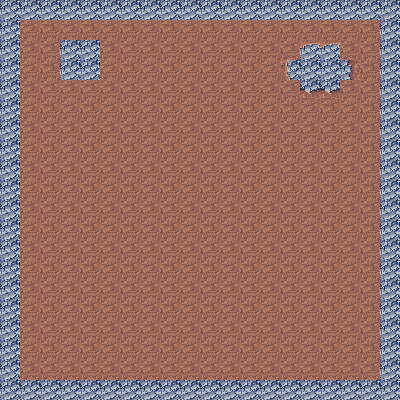

A 2D game scene composited from a Tiled map and its tileset images. What follows is a short description and the map's XML, with every tile layer's data as written:
An orthogonal 20x20 tile map with 20x20 px tiles, 1 tile layer (Tile Layer 1), 6 tilesets and 7 objects (2x Entity).

<map version="1.0" tiledversion="1.0.2" orientation="orthogonal" renderorder="right-down" width="20" height="20" tilewidth="20" tileheight="20" nextobjectid="12">
 <tileset firstgid="1" name="MapTileSet" tilewidth="20" tileheight="20" tilecount="180" columns="10">
  <image source="../Textures/Map/MapTileSet3.png" width="200" height="360" />
  <tile id="49">
   <properties>
    <property name="Collidable" type="bool" value="true" />
   </properties>
  </tile>
 </tileset>
 <tileset firstgid="181" name="Floor_Lever_01" tilewidth="21" tileheight="21" tilecount="2" columns="2">
  <image source="../Textures/WorldObjects/Floor_Lever_01.png" width="42" height="21" />
  <tile id="0">
   <objectgroup draworder="index">
    <object id="1" x="0" y="10.5" width="21" height="10.5" />
   </objectgroup>
  </tile>
 </tileset>
 <tileset firstgid="183" name="Pressure_Plate_01" tilewidth="22" tileheight="22" tilecount="2" columns="2">
  <image source="../Textures/WorldObjects/Pressure_Plate_01.png" width="44" height="22" />
 </tileset>
 <tileset firstgid="185" name="Gate_01" tilewidth="30" tileheight="45" tilecount="1" columns="1">
  <image source="../Textures/WorldObjects/Gate_01.png" width="30" height="45" />
 </tileset>
 <tileset firstgid="186" name="Door_01" tilewidth="30" tileheight="60" tilecount="1" columns="1">
  <image source="../Textures/WorldObjects/Door_01.png" width="30" height="60" />
 </tileset>
 <tileset firstgid="187" name="spriteTest" tilewidth="31" tileheight="46" tilecount="1" columns="1">
  <image source="../Textures/Characters/spriteTest.png" width="31" height="46" />
 </tileset>
 <layer name="Tile Layer 1" width="20" height="20">
  <data encoding="csv">
50,50,50,50,50,50,50,50,50,50,50,50,50,50,50,50,50,50,50,50,
50,109,109,109,109,109,109,109,109,109,109,109,109,109,109,109,109,109,109,50,
50,109,109,50,50,109,109,109,109,109,109,109,109,109,109,148,148,109,109,50,
50,109,109,50,50,109,109,109,109,109,109,109,109,109,139,50,50,137,109,50,
50,109,109,109,109,109,109,109,109,109,109,109,109,109,109,128,128,109,109,50,
50,109,109,109,109,109,109,109,109,109,109,109,109,109,109,109,109,109,109,50,
50,109,109,109,109,109,109,109,109,109,109,109,109,109,109,109,109,109,109,50,
50,109,109,109,109,109,109,109,109,109,109,109,109,109,109,109,109,109,109,50,
50,109,109,109,109,109,109,109,109,109,109,109,109,109,109,109,109,109,109,50,
50,109,109,109,109,109,109,109,60,109,109,60,60,60,109,109,109,109,109,50,
50,109,109,109,109,109,109,109,109,109,109,109,109,109,109,109,109,109,109,50,
50,109,109,109,109,109,109,109,109,109,109,109,109,109,109,109,109,109,109,50,
50,109,109,109,109,109,109,109,109,109,109,109,109,109,109,109,109,109,109,50,
50,109,109,109,109,109,109,109,109,109,109,109,109,109,109,109,109,109,109,50,
50,109,109,109,109,109,109,109,109,109,109,109,109,109,109,109,109,109,109,50,
50,109,109,109,109,109,109,109,109,109,109,109,109,109,109,109,109,109,109,50,
50,109,109,109,109,109,109,109,109,109,109,109,109,109,109,109,109,109,109,50,
50,109,109,109,109,109,109,109,109,109,109,109,109,109,109,109,109,109,109,50,
50,109,109,109,109,109,109,109,109,109,109,109,109,109,109,109,109,109,109,50,
50,50,50,50,50,50,50,50,50,50,50,50,50,50,50,50,50,50,50,50
</data>
 </layer>
 <group name="Entities">
  <objectgroup name="Entities">
   <properties>
    <property name="scriptPath" value="" />
    <property name="scriptTable" value="" />
   </properties>
   <object id="2" gid="182" x="240" y="140" width="21" height="21">
    <properties>
     <property name="scriptPath" value="Assets/Scripts/Items.lua" />
     <property name="scriptTable" value="FloorLever" />
    </properties>
   </object>
   <object id="4" gid="183" x="140" y="140" width="20" height="20">
    <properties>
     <property name="scriptPath" value="Assets/Scripts/Items.lua" />
     <property name="scriptTable" value="PressurePlate" />
    </properties>
   </object>
   <object id="7" gid="186" x="60" y="210" width="30" height="60">
    <properties>
     <property name="destinationCellId" value="Green_01_01" />
     <property name="destinationTriggerId" type="int" value="0" />
     <property name="scriptPath" value="Assets/Scripts/Items.lua" />
     <property name="scriptTable" value="CellLoadTrigger" />
    </properties>
   </object>
   <object id="11" type="Entity" gid="181" x="80" y="300" width="21" height="21">
    <properties>
     <property name="scriptPath" value="" />
    </properties>
   </object>
   <object id="8" gid="187" x="125" y="185" width="31" height="46">
    <properties>
     <property name="scriptPath" value="Assets/Scripts/Characters.lua" />
     <property name="scriptTable" value="guard" />
    </properties>
   </object>
  </objectgroup>
  <objectgroup name="hyer">
   <object id="6" name="Gate" type="Entity" gid="185" x="180" y="220" width="30" height="45">
    <properties>
     <property name="scriptPath" value="Assets/Scripts/Items.lua" />
     <property name="scriptTable" value="Gate" />
    </properties>
   </object>
  </objectgroup>
 </group>
</map>
